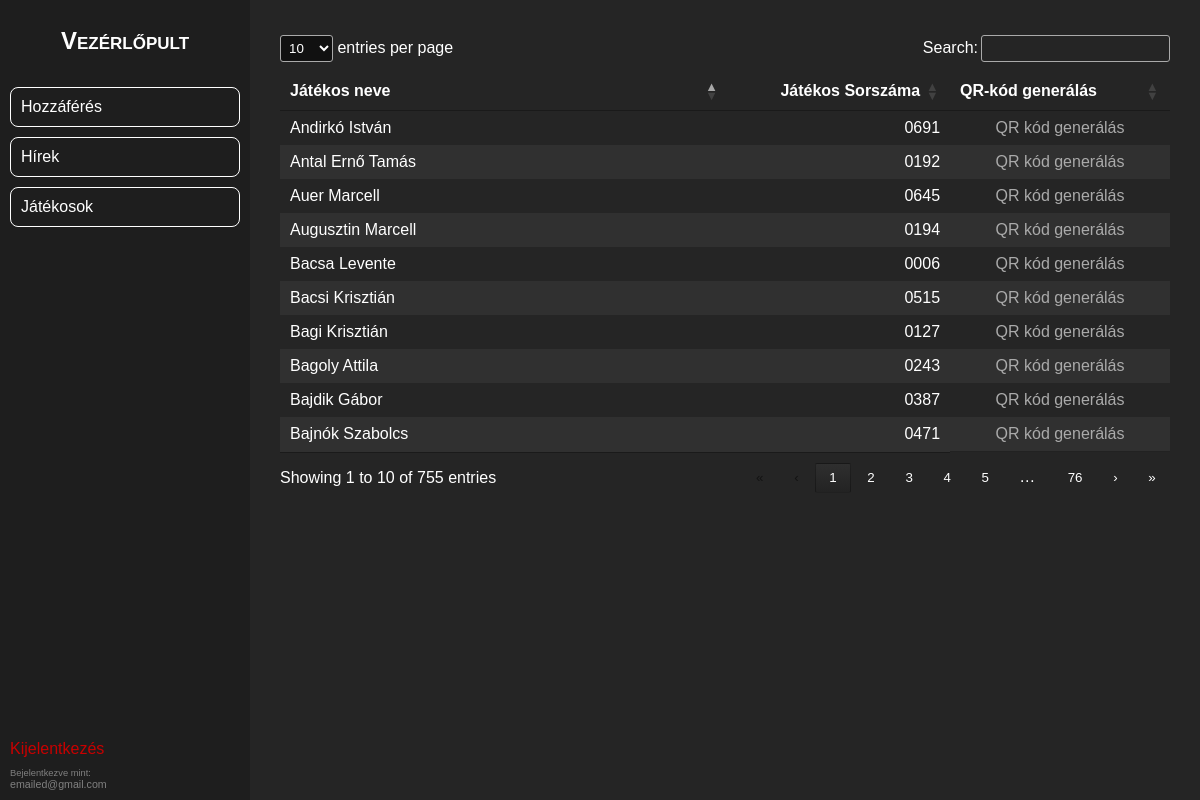
/admin/players/players_qr_kod.php (signed in), run on the app's committed database.
### tables this page shows
CREATE TABLE IF NOT EXISTS `players_data` (
  `player_id` int NOT NULL AUTO_INCREMENT,
  `name` varchar(100) DEFAULT NULL,
  `registration_number` varchar(10) DEFAULT NULL,
  `validity_date` date DEFAULT NULL,
  `status` enum('érvényes','eltiltva','érvényletelen') DEFAULT NULL,
  `suspension_start_date` date DEFAULT NULL,
  `suspension_end_date` date DEFAULT NULL,
  `profile_pic` text NOT NULL,
  PRIMARY KEY (`player_id`)
);

### admin/players/players_qr_kod.php (the view, shortened to what this page needs)
<?php
include("../headers/header.php");
?>
<div class="player-table-main-container">
    <?php include('../lib/jquery/players_qr_jquery.php'); ?>
    <table class="p-table" id="playersTable">
        <thead>
            <tr>
                <th style="width:15%;">Játékos neve</th>
                <th style="width:5%;">Játékos Sorszáma</th>
                <th style="width:5%;">QR-kód generálás</th>
            </tr>
        </thead>
        <tbody>
            <?php
            include('../../connect.php');
            $sqlSelect  =   "SELECT pd.player_id, pd.name, pd.registration_number
                             FROM players_data pd
                             LEFT JOIN players_health ph
                             ON pd.player_id = ph.player_id;";
            $result = mysqli_query($conn, $sqlSelect);
            while ($data = mysqli_fetch_array($result)) {
            ?>
                <tr class="playerRow">
                    <td><?php echo $data["name"] ?></td>
                    <td><?php echo $data["registration_number"] ?></td>
                    <td class="actions"><a class="action" href="../qr/choose_generation_method.php?player_id=<?php echo $data["player_id"] ?>">QR kód generálás</a></td>
                </tr>
            <?php
            }
            ?>
        </tbody>
    </table>
</div>
<?php
include("../headers/footer.php");
?>

### admin/players/players_qr_kod.php (style rules this page uses)
.action { display: flex; text-decoration: none; color: #aaa; }
.actions { display: flex; width: 100%; justify-content: center; align-items: center; gap: 15px; }
.p-table { border-collapse: collapse; margin-top: 10px; }
.p-table tr:nth-child(even) { background-color: #303030; }
.player-table-main-container { background-color: #252525; color: #fff; width: 100vw; padding: 30px; }

### data on the page
players_data: name "Bacsa Levente", registration_number "0006"
players_data: name "Bagi Krisztián", registration_number "0127"
players_data: name "Antal Ernő Tamás", registration_number "0192"
players_data: name "Augusztin Marcell", registration_number "0194"
players_data: name "Bagoly Attila", registration_number "0243"
players_data: name "Bajdik Gábor", registration_number "0387"
players_data: name "Bajnók Szabolcs", registration_number "0471"
players_data: name "Bacsi Krisztián", registration_number "0515"
players_data: name "Auer Marcell", registration_number "0645"
players_data: name "Andirkó István", registration_number "0691"

### other printed values
$_SESSION["email"] "emailed@gmail.com"
